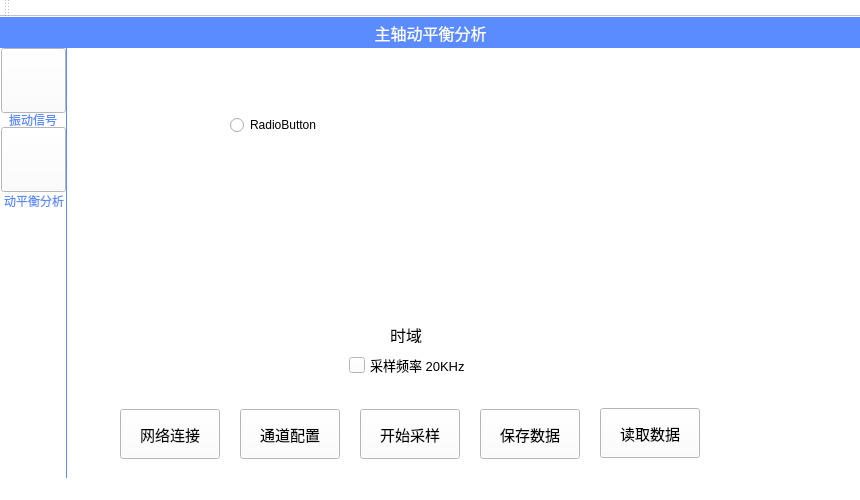
<?xml version="1.0" encoding="UTF-8"?>
<ui version="4.0">
 <class>MainWindow</class>
 <widget class="QMainWindow" name="MainWindow">
  <property name="geometry">
   <rect>
    <x>0</x>
    <y>0</y>
    <width>860</width>
    <height>500</height>
   </rect>
  </property>
  <property name="windowTitle">
   <string>MainWindow</string>
  </property>
  <property name="styleSheet">
   <string notr="true">background-color: rgb(255, 255, 255);</string>
  </property>
  <widget class="QWidget" name="centralWidget">
   <widget class="QLabel" name="title">
    <property name="geometry">
     <rect>
      <x>0</x>
      <y>0</y>
      <width>861</width>
      <height>31</height>
     </rect>
    </property>
    <property name="font">
     <font>
      <pointsize>12</pointsize>
     </font>
    </property>
    <property name="focusPolicy">
     <enum>Qt::NoFocus</enum>
    </property>
    <property name="styleSheet">
     <string notr="true">background-color: rgb(90, 140,255);
color: rgb(255, 255, 255);</string>
    </property>
    <property name="text">
     <string>主轴动平衡分析</string>
    </property>
    <property name="alignment">
     <set>Qt::AlignCenter</set>
    </property>
   </widget>
   <widget class="QStackedWidget" name="stackedWidget">
    <property name="geometry">
     <rect>
      <x>110</x>
      <y>40</y>
      <width>601</width>
      <height>331</height>
     </rect>
    </property>
    <property name="currentIndex">
     <number>0</number>
    </property>
    <widget class="QWidget" name="timePage">
     <widget class="TimeDomChart" name="timeChart" native="true">
      <property name="geometry">
       <rect>
        <x>20</x>
        <y>0</y>
        <width>561</width>
        <height>271</height>
       </rect>
      </property>
      <widget class="QRadioButton" name="radioButton_2">
       <property name="geometry">
        <rect>
         <x>100</x>
         <y>60</y>
         <width>89</width>
         <height>16</height>
        </rect>
       </property>
       <property name="text">
        <string>RadioButton</string>
       </property>
       <property name="checkable">
        <bool>false</bool>
       </property>
      </widget>
     </widget>
     <widget class="QLabel" name="label">
      <property name="geometry">
       <rect>
        <x>280</x>
        <y>270</y>
        <width>41</width>
        <height>16</height>
       </rect>
      </property>
      <property name="font">
       <font>
        <pointsize>12</pointsize>
       </font>
      </property>
      <property name="text">
       <string>时域</string>
      </property>
     </widget>
     <widget class="QRadioButton" name="radioButton">
      <property name="geometry">
       <rect>
        <x>240</x>
        <y>300</y>
        <width>131</width>
        <height>16</height>
       </rect>
      </property>
      <property name="font">
       <font>
        <pointsize>10</pointsize>
       </font>
      </property>
      <property name="text">
       <string>采样频率 20KHz</string>
      </property>
      <property name="checked">
       <bool>false</bool>
      </property>
     </widget>
     <widget class="QPushButton" name="DecorateBtn3">
      <property name="geometry">
       <rect>
        <x>239</x>
        <y>300</y>
        <width>16</width>
        <height>16</height>
       </rect>
      </property>
      <property name="text">
       <string/>
      </property>
     </widget>
    </widget>
    <widget class="QWidget" name="polarPage">
     <widget class="PolarChart" name="polarChart" native="true">
      <property name="geometry">
       <rect>
        <x>170</x>
        <y>10</y>
        <width>301</width>
        <height>280</height>
       </rect>
      </property>
     </widget>
     <widget class="QRadioButton" name="rbtn_amp">
      <property name="geometry">
       <rect>
        <x>173</x>
        <y>310</y>
        <width>111</width>
        <height>16</height>
       </rect>
      </property>
      <property name="font">
       <font>
        <pointsize>10</pointsize>
       </font>
      </property>
      <property name="styleSheet">
       <string notr="true">selection-background-color: rgb(255, 0, 0);</string>
      </property>
      <property name="text">
       <string>幅值 </string>
      </property>
      <property name="checked">
       <bool>false</bool>
      </property>
     </widget>
     <widget class="QRadioButton" name="rbtn_phase">
      <property name="geometry">
       <rect>
        <x>360</x>
        <y>310</y>
        <width>111</width>
        <height>16</height>
       </rect>
      </property>
      <property name="font">
       <font>
        <pointsize>10</pointsize>
       </font>
      </property>
      <property name="layoutDirection">
       <enum>Qt::LeftToRight</enum>
      </property>
      <property name="styleSheet">
       <string notr="true"/>
      </property>
      <property name="text">
       <string>相位</string>
      </property>
      <property name="checked">
       <bool>false</bool>
      </property>
     </widget>
     <widget class="QLabel" name="amplitude">
      <property name="geometry">
       <rect>
        <x>230</x>
        <y>307</y>
        <width>51</width>
        <height>21</height>
       </rect>
      </property>
      <property name="font">
       <font>
        <pointsize>11</pointsize>
       </font>
      </property>
      <property name="text">
       <string>0</string>
      </property>
     </widget>
     <widget class="QLabel" name="phase">
      <property name="geometry">
       <rect>
        <x>420</x>
        <y>308</y>
        <width>51</width>
        <height>21</height>
       </rect>
      </property>
      <property name="font">
       <font>
        <pointsize>11</pointsize>
       </font>
      </property>
      <property name="text">
       <string>0</string>
      </property>
     </widget>
     <widget class="QPushButton" name="DecorateBtn">
      <property name="geometry">
       <rect>
        <x>171</x>
        <y>310</y>
        <width>16</width>
        <height>16</height>
       </rect>
      </property>
      <property name="text">
       <string/>
      </property>
     </widget>
     <widget class="QPushButton" name="DecorateBtn2">
      <property name="geometry">
       <rect>
        <x>359</x>
        <y>310</y>
        <width>16</width>
        <height>16</height>
       </rect>
      </property>
      <property name="text">
       <string/>
      </property>
     </widget>
    </widget>
   </widget>
   <widget class="QPushButton" name="StartButton">
    <property name="geometry">
     <rect>
      <x>360</x>
      <y>392</y>
      <width>100</width>
      <height>50</height>
     </rect>
    </property>
    <property name="sizePolicy">
     <sizepolicy hsizetype="Fixed" vsizetype="Preferred">
      <horstretch>0</horstretch>
      <verstretch>0</verstretch>
     </sizepolicy>
    </property>
    <property name="font">
     <font>
      <pointsize>11</pointsize>
     </font>
    </property>
    <property name="contextMenuPolicy">
     <enum>Qt::CustomContextMenu</enum>
    </property>
    <property name="styleSheet">
     <string notr="true"/>
    </property>
    <property name="text">
     <string>开始采样</string>
    </property>
   </widget>
   <widget class="QPushButton" name="NetButton">
    <property name="geometry">
     <rect>
      <x>120</x>
      <y>392</y>
      <width>100</width>
      <height>50</height>
     </rect>
    </property>
    <property name="sizePolicy">
     <sizepolicy hsizetype="Fixed" vsizetype="Preferred">
      <horstretch>0</horstretch>
      <verstretch>0</verstretch>
     </sizepolicy>
    </property>
    <property name="font">
     <font>
      <pointsize>11</pointsize>
     </font>
    </property>
    <property name="contextMenuPolicy">
     <enum>Qt::CustomContextMenu</enum>
    </property>
    <property name="styleSheet">
     <string notr="true"/>
    </property>
    <property name="text">
     <string>网络连接</string>
    </property>
   </widget>
   <widget class="QPushButton" name="SaveButton">
    <property name="geometry">
     <rect>
      <x>480</x>
      <y>392</y>
      <width>100</width>
      <height>50</height>
     </rect>
    </property>
    <property name="sizePolicy">
     <sizepolicy hsizetype="Fixed" vsizetype="Preferred">
      <horstretch>0</horstretch>
      <verstretch>0</verstretch>
     </sizepolicy>
    </property>
    <property name="font">
     <font>
      <pointsize>11</pointsize>
     </font>
    </property>
    <property name="contextMenuPolicy">
     <enum>Qt::CustomContextMenu</enum>
    </property>
    <property name="styleSheet">
     <string notr="true"/>
    </property>
    <property name="text">
     <string>保存数据</string>
    </property>
   </widget>
   <widget class="QPushButton" name="SetButton">
    <property name="geometry">
     <rect>
      <x>240</x>
      <y>392</y>
      <width>100</width>
      <height>50</height>
     </rect>
    </property>
    <property name="sizePolicy">
     <sizepolicy hsizetype="Fixed" vsizetype="Preferred">
      <horstretch>0</horstretch>
      <verstretch>0</verstretch>
     </sizepolicy>
    </property>
    <property name="font">
     <font>
      <pointsize>11</pointsize>
     </font>
    </property>
    <property name="contextMenuPolicy">
     <enum>Qt::CustomContextMenu</enum>
    </property>
    <property name="styleSheet">
     <string notr="true"/>
    </property>
    <property name="text">
     <string>通道配置</string>
    </property>
   </widget>
   <widget class="QLabel" name="Picture">
    <property name="geometry">
     <rect>
      <x>720</x>
      <y>40</y>
      <width>131</width>
      <height>301</height>
     </rect>
    </property>
    <property name="text">
     <string/>
    </property>
   </widget>
   <widget class="QPushButton" name="PlotButton">
    <property name="geometry">
     <rect>
      <x>1</x>
      <y>31</y>
      <width>65</width>
      <height>65</height>
     </rect>
    </property>
    <property name="minimumSize">
     <size>
      <width>65</width>
      <height>65</height>
     </size>
    </property>
    <property name="maximumSize">
     <size>
      <width>65</width>
      <height>65</height>
     </size>
    </property>
    <property name="styleSheet">
     <string notr="true"/>
    </property>
    <property name="text">
     <string/>
    </property>
   </widget>
   <widget class="QWidget" name="layoutWidget">
    <property name="geometry">
     <rect>
      <x>0</x>
      <y>0</y>
      <width>2</width>
      <height>2</height>
     </rect>
    </property>
    <layout class="QHBoxLayout" name="horizontalLayout"/>
   </widget>
   <widget class="QLabel" name="label_2">
    <property name="geometry">
     <rect>
      <x>4</x>
      <y>174</y>
      <width>61</width>
      <height>20</height>
     </rect>
    </property>
    <property name="styleSheet">
     <string notr="true">color: rgb(90, 140, 255);</string>
    </property>
    <property name="text">
     <string>动平衡分析</string>
    </property>
   </widget>
   <widget class="QLabel" name="label_3">
    <property name="geometry">
     <rect>
      <x>9</x>
      <y>93</y>
      <width>51</width>
      <height>20</height>
     </rect>
    </property>
    <property name="styleSheet">
     <string notr="true">color: rgb(90, 140, 255);</string>
    </property>
    <property name="text">
     <string>振动信号</string>
    </property>
   </widget>
   <widget class="QPushButton" name="PolarButton">
    <property name="geometry">
     <rect>
      <x>1</x>
      <y>110</y>
      <width>65</width>
      <height>65</height>
     </rect>
    </property>
    <property name="minimumSize">
     <size>
      <width>65</width>
      <height>65</height>
     </size>
    </property>
    <property name="maximumSize">
     <size>
      <width>65</width>
      <height>65</height>
     </size>
    </property>
    <property name="styleSheet">
     <string notr="true"/>
    </property>
    <property name="text">
     <string/>
    </property>
   </widget>
   <widget class="QLabel" name="BlueLine">
    <property name="geometry">
     <rect>
      <x>66</x>
      <y>30</y>
      <width>1</width>
      <height>500</height>
     </rect>
    </property>
    <property name="styleSheet">
     <string notr="true">background-color: rgb(90, 140, 255);</string>
    </property>
    <property name="text">
     <string/>
    </property>
   </widget>
   <widget class="QPushButton" name="ReadButton">
    <property name="geometry">
     <rect>
      <x>600</x>
      <y>391</y>
      <width>100</width>
      <height>50</height>
     </rect>
    </property>
    <property name="sizePolicy">
     <sizepolicy hsizetype="Fixed" vsizetype="Preferred">
      <horstretch>0</horstretch>
      <verstretch>0</verstretch>
     </sizepolicy>
    </property>
    <property name="font">
     <font>
      <pointsize>11</pointsize>
     </font>
    </property>
    <property name="contextMenuPolicy">
     <enum>Qt::CustomContextMenu</enum>
    </property>
    <property name="styleSheet">
     <string notr="true"/>
    </property>
    <property name="text">
     <string>读取数据</string>
    </property>
   </widget>
   <zorder>label_3</zorder>
   <zorder>label_2</zorder>
   <zorder>layoutWidget</zorder>
   <zorder>title</zorder>
   <zorder>stackedWidget</zorder>
   <zorder>NetButton</zorder>
   <zorder>SetButton</zorder>
   <zorder>StartButton</zorder>
   <zorder>SaveButton</zorder>
   <zorder>Picture</zorder>
   <zorder>PlotButton</zorder>
   <zorder>PolarButton</zorder>
   <zorder>BlueLine</zorder>
   <zorder>ReadButton</zorder>
  </widget>
  <widget class="QMenuBar" name="menuBar">
   <property name="geometry">
    <rect>
     <x>0</x>
     <y>0</y>
     <width>860</width>
     <height>23</height>
    </rect>
   </property>
  </widget>
  <widget class="QToolBar" name="mainToolBar">
   <attribute name="toolBarArea">
    <enum>TopToolBarArea</enum>
   </attribute>
   <attribute name="toolBarBreak">
    <bool>false</bool>
   </attribute>
  </widget>
  <widget class="QStatusBar" name="statusBar"/>
 </widget>
 <layoutdefault spacing="6" margin="11"/>
 <customwidgets>
  <customwidget>
   <class>TimeDomChart</class>
   <extends>QWidget</extends>
   <header>timedomchart.h</header>
   <container>1</container>
  </customwidget>
  <customwidget>
   <class>PolarChart</class>
   <extends>QWidget</extends>
   <header location="global">polarchart.h</header>
   <container>1</container>
  </customwidget>
 </customwidgets>
 <resources/>
 <connections/>
</ui>
